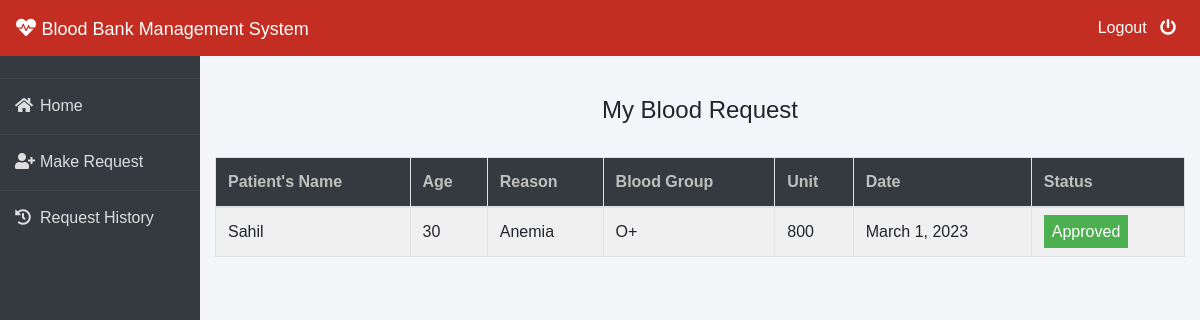
Page /patient/my-request (signed in) on the committed database.
### blood/models.py (models this page shows, shortened)
class BloodRequest(models.Model):
    request_by_patient=models.ForeignKey(pmodels.Patient,null=True,on_delete=models.CASCADE)
    request_by_donor=models.ForeignKey(dmodels.Donor,null=True,on_delete=models.CASCADE)
    patient_name=models.CharField(max_length=30)
    patient_age=models.PositiveIntegerField()
    reason=models.CharField(max_length=500)
    bloodgroup=models.CharField(max_length=10)
    unit=models.PositiveIntegerField(default=0)
    status=models.CharField(max_length=20,default="Pending")
    date=models.DateField(auto_now=True)

### patient/views.py (the view)
# urls.py: path('my-request', views.my_request_view,name='my-request'),
def my_request_view(request):
    patient= models.Patient.objects.get(user_id=request.user.id)
    blood_request=bmodels.BloodRequest.objects.all().filter(request_by_patient=patient)
    return render(request,'patient/my_request.html',{'blood_request':blood_request})

### templates/patient/my_request.html (shortened to what this page needs)
{% extends 'patient/patientbase.html' %}
{% block content %}
{% load widget_tweaks %}
{%load static%}
<head>
   </head>
<br><br>
<div class="container">
    <H4 class="text-center">My Blood Request</H4><br>
    <table class="table table-light table-hover table-bordered table-striped">
        <thead class="bg-dark">
            <tr>
                <th scope="col" style="color: rgb(192, 192, 192);">Patient's Name</th>
                <th scope="col" style="color: rgb(192, 192, 192);">Age</th>
                <th scope="col" style="color: rgb(192, 192, 192);">Reason</th>
                <th scope="col" style="color: rgb(192, 192, 192);">Blood Group</th>
                <th scope="col" style="color: rgb(192, 192, 192);">Unit</th>
                <th scope="col" style="color: rgb(192, 192, 192);">Date</th>
                <th scope="col" style="color: rgb(192, 192, 192);">Status</th>
            </tr>
        </thead>
        <tbody>
            {% for t in blood_request %}
            <tr>
                <td> {{t.patient_name}}</td>
                <td>{{t.patient_age}}</td>
                <td>{{t.reason}}</td>
                <td>{{t.bloodgroup}}</td>
                <td>{{t.unit}}</td>
                <td>{{t.date}}</td>
                {% if t.status == 'Approved' %}
                <td><span class="label success"> Approved</span></td>
                {% elif t.status == 'Rejected' %}
                <td><span class="label danger">Rejected</span></td>
                {% else %}
                <td><span style="color: white;margin-left: 0px;" class="label info">Pending</span></td>
                {% endif %}
            </tr>
            {% endfor %}
        </tbody>
    </table>
</div>
{% endblock content %}

### templates/patient/patientbase.html (style rules this page uses)
* { margin: 0; padding: 0; box-sizing: border-box; list-style: none; text-decoration: none; font-family: 'Josefin Sans', sans-serif; }
body { background-color: #f3f5f9; }

### templates/patient/my_request.html (style rules this page uses)
.label { color: white; padding: 8px; }
.success { background-color: #4CAF50; }

### rows in the picture
BloodRequest: patient_name "Sahil", patient_age "30", reason "Anemia", bloodgroup "O+", unit "800", date "March 1, 2023", status "Approved"
